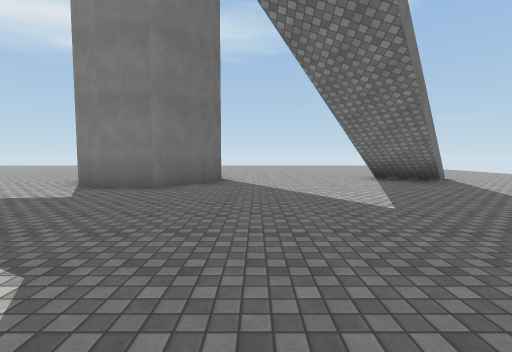
View 1 (above)

24 first-person views from a walk through a Unity game level. The camera is 1.4 m above the floor, tilts 4° down and sees 85° across. The floor is counted in squares, 2 m on a side. Each view is taken from the middle of a square. On the plan, view 1 faces up. The plan holds only what a view shows up to about 9 squares ahead; the rest is blank. The place goes on beyond the plan. The player is left out. Surface patterns are stand-ins for the level's own textures.

View 2
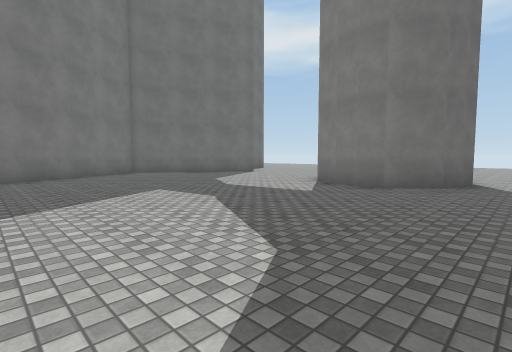

View 3
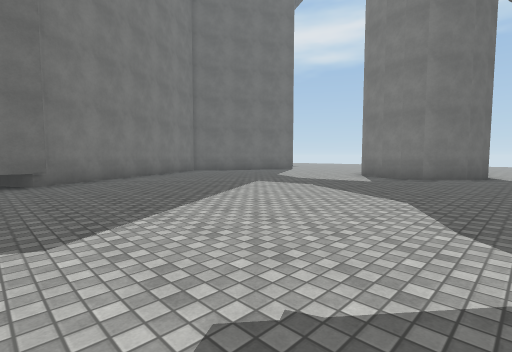

View 4
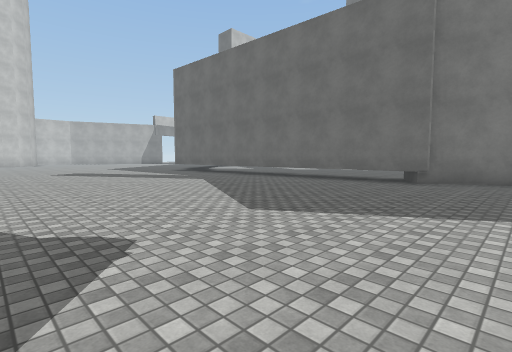

View 5
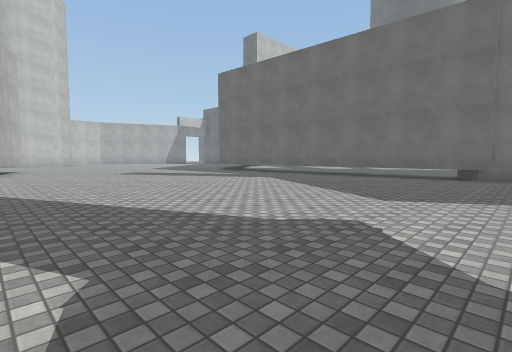

View 6
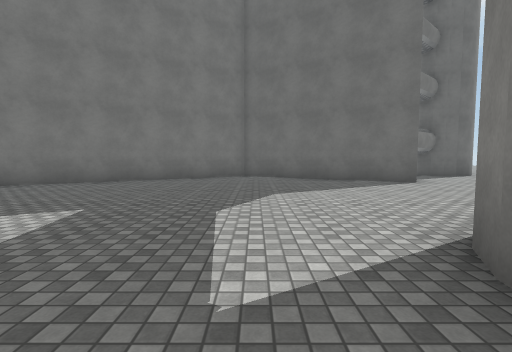

View 7
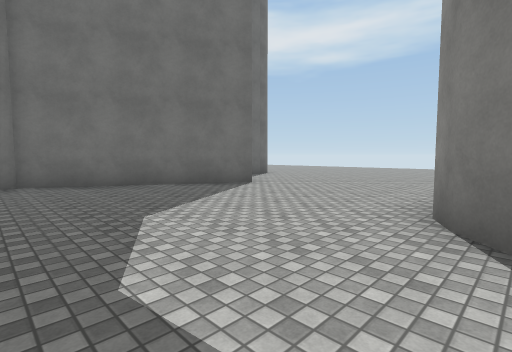

View 8
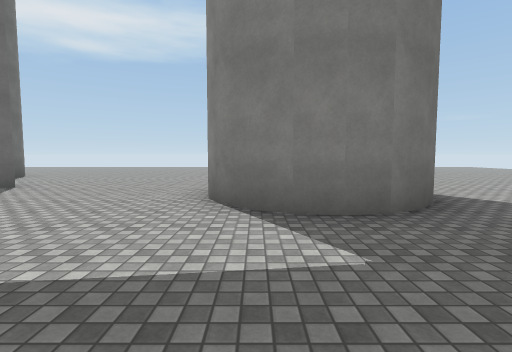

View 9
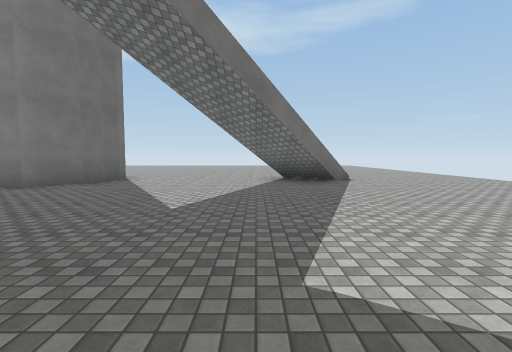

View 10
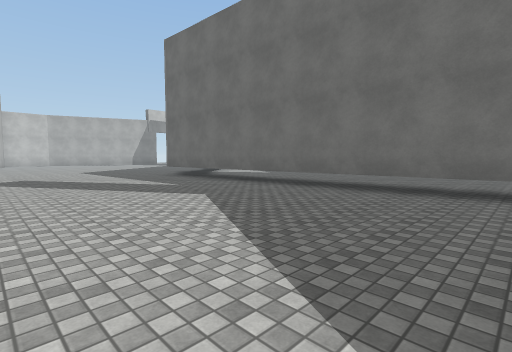

View 11
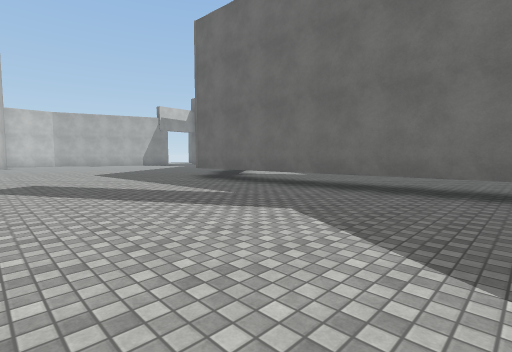

View 12
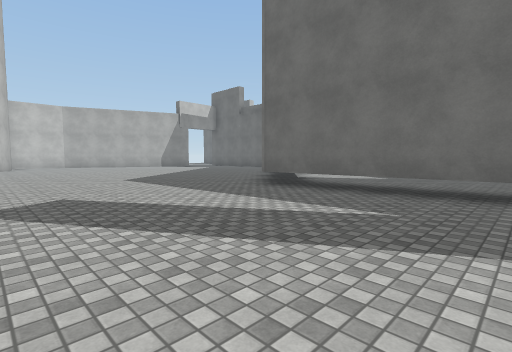

View 13
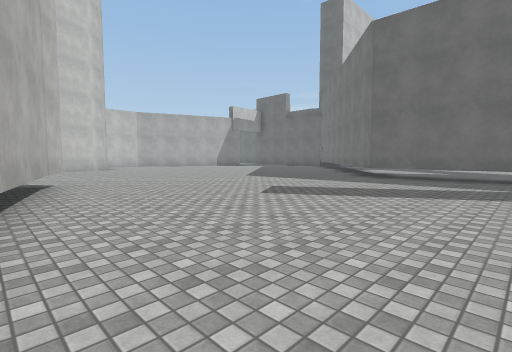

View 14
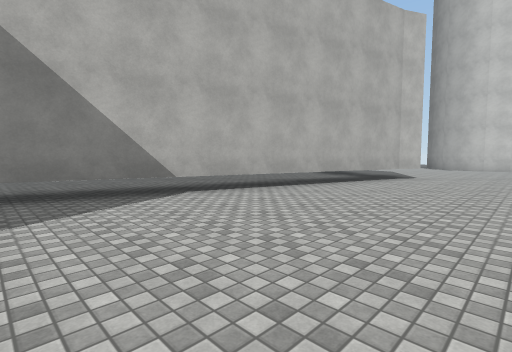

View 15
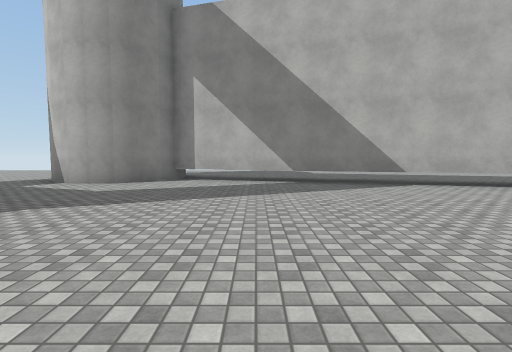

View 16
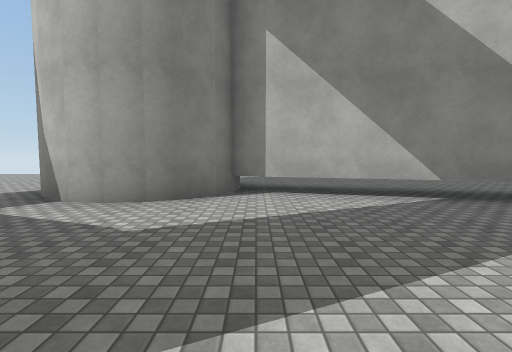

View 17
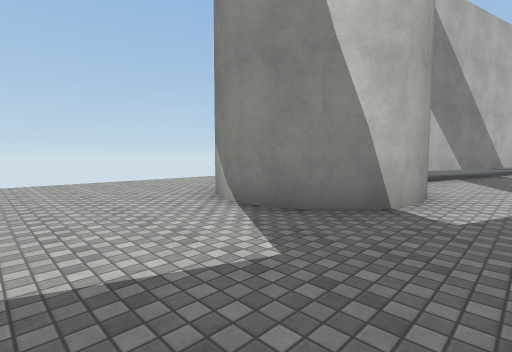

View 18
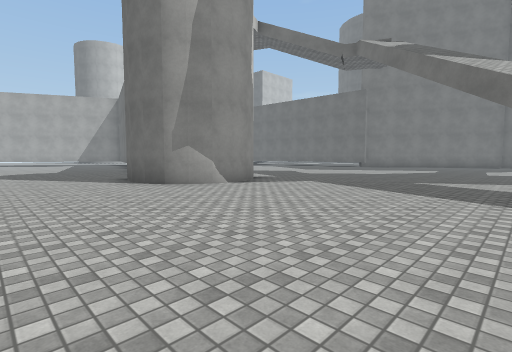

View 19
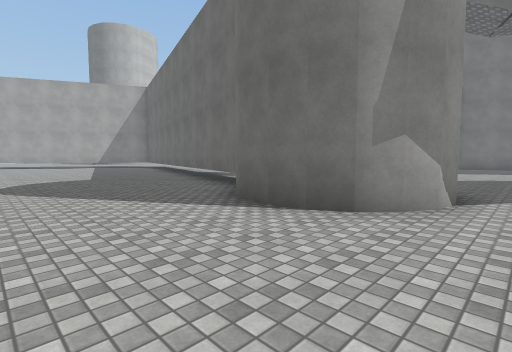

View 20
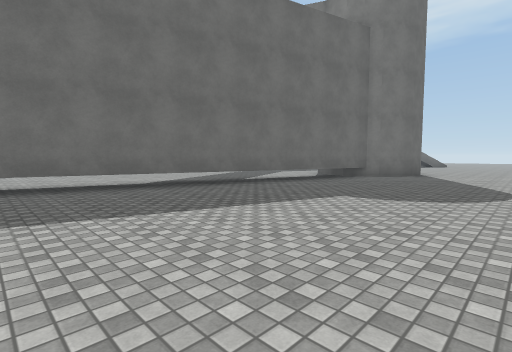

View 21
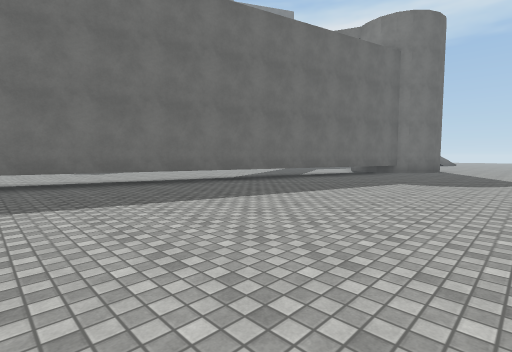

View 22
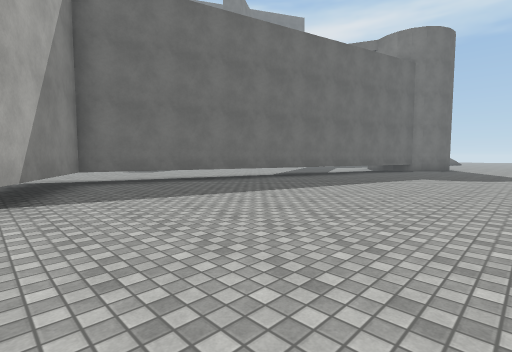

View 23
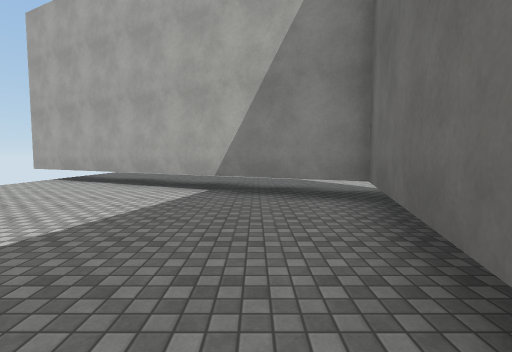

View 24
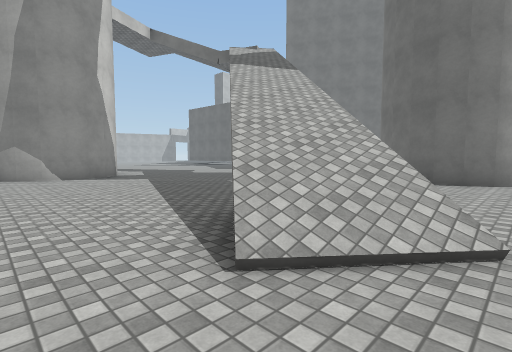

### Floor plan
Key: @ floor where view 1 was taken; # wall or solid block; x gap in a wall; . floor; / step, stairs or slope; T thing the floor can be seen under or through.
Columns run from 12 left of view 1 to 10 right of it. Each row starts with its distance up from view 1.
 10  x......  #.........
  9   #.....  #.....///....
  8  ##.....###.... //.....
  7 ##......###...../.....
  6 #......................
  5 #......................
  4 #......................
  3 ##.....................
  2  #.....................
  1  ##....................
  0   #.........@...###....
 -1   ##............####...
 -2    ##...........# ##...
 -3  ..TT...........###....
 -4 ... T............T.....
 -5 ... T...........TT.....
 -6 ... T...........TT.....
 -7 ....T...........TT.....
 -8 ....T...........T......
 -9 ....T..........TT......
-10 ....T..........TT......
-11 ....T..........T.......
-12  ...T.........TT.......
-13     #.........TT.......
-14     ..........TT.......
-15     ..........T........
-16      ........TT........
-17       .......TTT.......
-18        ........ ##.....
-19         .. ......###...

Positions as (right, up) in squares from view 1, and headings:
1: (0, 0), facing up
2: (0, 0), facing up-left
3: (0, -3), facing up-left
4: (0, 0), facing down-left
5: (2, -1), facing down-left
6: (-2, 5), facing left
7: (-4, 4), facing up-left
8: (-4, 3), facing up
9: (3, 0), facing up
10: (-2, -3), facing down-left
11: (-2, -5), facing down-left
12: (-2, -8), facing down-left
13: (2, -9), facing down-left
14: (-2, -7), facing down-right
15: (-4, -6), facing right
16: (-1, -4), facing right
17: (2, 3), facing down-right
18: (10, 6), facing down-left
19: (10, 1), facing down-left
20: (10, -13), facing up-left
21: (10, -16), facing up-left
22: (10, -18), facing up-left
23: (4, -12), facing down
24: (7, 10), facing down-left
